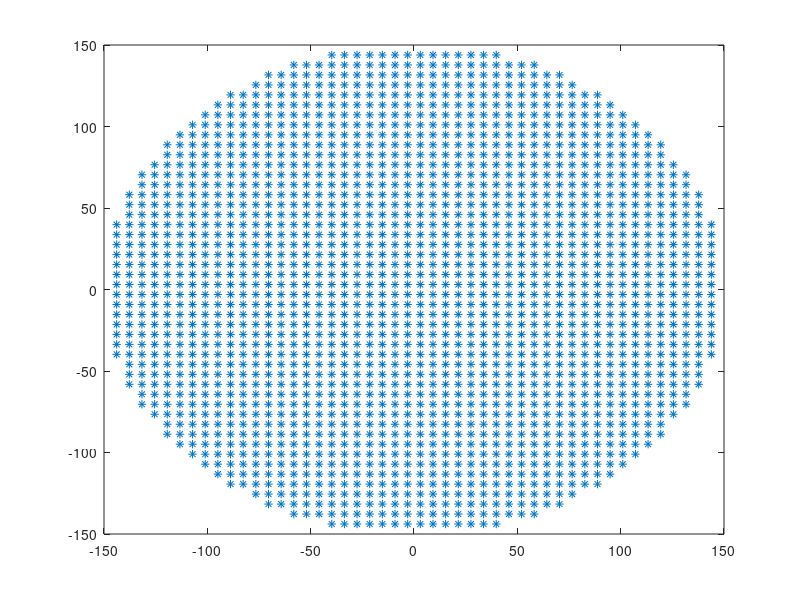

The MATLAB script that drew this image:
sampled_data = [];
y0 = 0;
z0 = 0;
radius = 150;
num_samples = 50;

[y, z] = meshgrid(linspace(y0-radius, y0+radius, num_samples), ...
    linspace(z0-radius, z0+radius, num_samples));

mask = (y - y0).^2 + (z - z0).^2 <= radius^2;
y = y(mask);
z = z(mask);
plot(y, z, "*")

if isempty(y) || isempty(z)
    error(['No points within the specified radius. ' ...
    'Please check your radius and num_samples values.'])
end

for j = 1:numel(y)
%     windspeed_ptr = libpointer('doublePtr', zeros(3,1));
%     calllib('QBladeDLL', 'getWindspeed', x, y(j), z(j), windspeed_ptr)
%     x_vel = windspeed_ptr.value(1); % x component of the windspeed
%     sampled_data(end+1, :) = [x, y(j), z(j), x_vel];
    
end